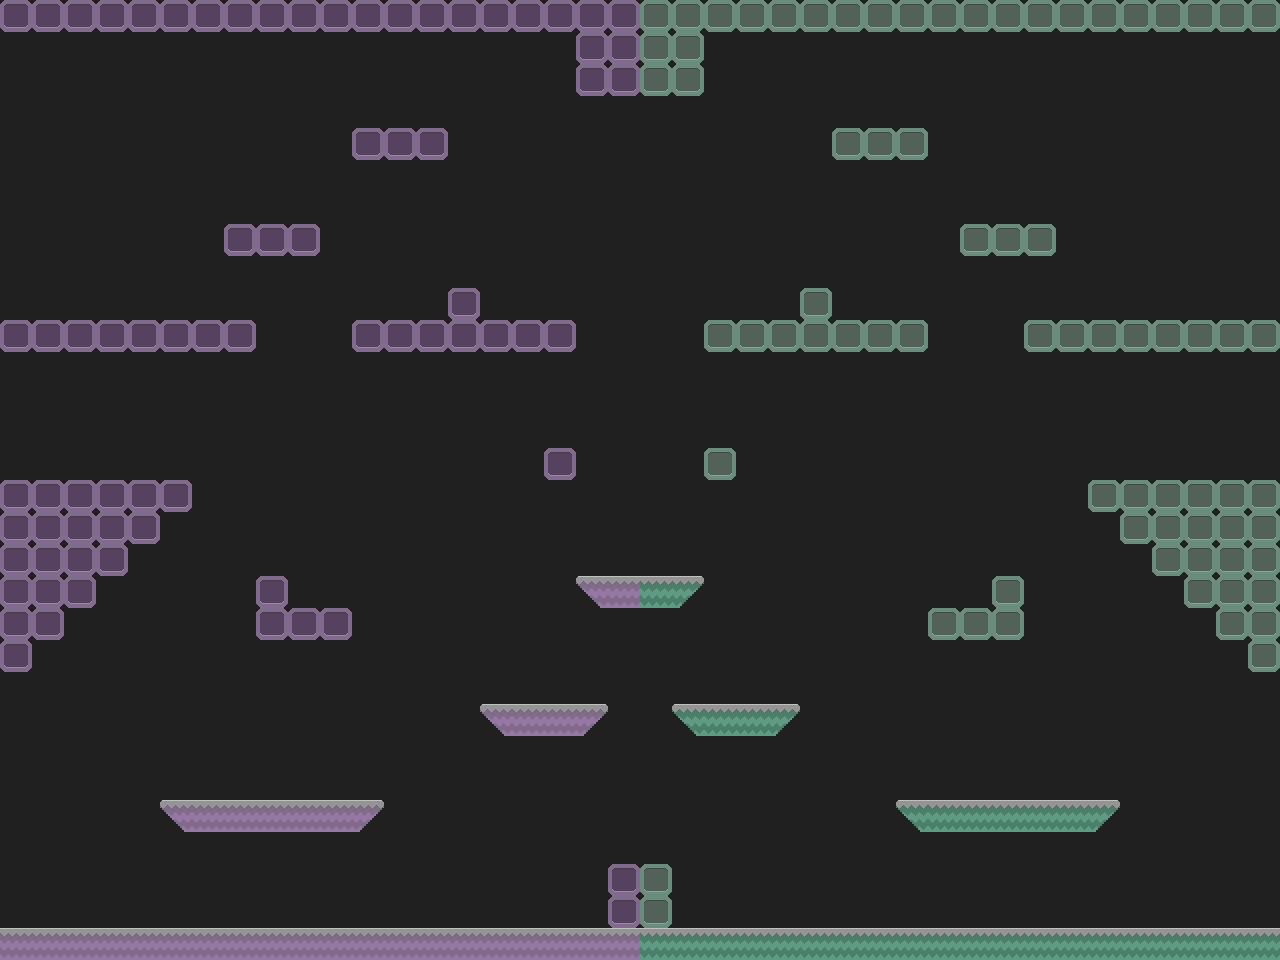

The image is a tile-based game level rendered from a .tmx file. Its description and complete source (layers, tilesets, objects, tile grids) follow:
An orthogonal 40x30 tile map with 32x32 px tiles, 2 tile layers (background, collision) and 1 object (player).

<map version="1.0" orientation="orthogonal" renderorder="right-down" width="40" height="30" tilewidth="32" tileheight="32" nextobjectid="8">
 <tileset firstgid="1" name="lunar_tileset" tilewidth="32" tileheight="32" tilecount="10" columns="10">
  <image source="../images/lunar_tilemap.png" width="320" height="32" />
 </tileset>
 <layer name="background" width="40" height="30">
  <data encoding="csv">
4,4,4,4,4,4,4,4,4,4,4,4,4,4,4,4,4,4,4,4,4,4,4,4,4,4,4,4,4,4,4,4,4,4,4,4,4,4,4,4,
4,4,4,4,4,4,4,4,4,4,4,4,4,4,4,4,4,4,4,4,4,4,4,4,4,4,4,4,4,4,4,4,4,4,4,4,4,4,4,4,
4,4,4,4,4,4,4,4,4,4,4,4,4,4,4,4,4,4,4,4,4,4,4,4,4,4,4,4,4,4,4,4,4,4,4,4,4,4,4,4,
4,4,4,4,4,4,4,4,4,4,4,4,4,4,4,4,4,4,4,4,4,4,4,4,4,4,4,4,4,4,4,4,4,4,4,4,4,4,4,4,
4,4,4,4,4,4,4,4,4,4,4,4,4,4,4,4,4,4,4,4,4,4,4,4,4,4,4,4,4,4,4,4,4,4,4,4,4,4,4,4,
4,4,4,4,4,4,4,4,4,4,4,4,4,4,4,4,4,4,4,4,4,4,4,4,4,4,4,4,4,4,4,4,4,4,4,4,4,4,4,4,
4,4,4,4,4,4,4,4,4,4,4,4,4,4,4,4,4,4,4,4,4,4,4,4,4,4,4,4,4,4,4,4,4,4,4,4,4,4,4,4,
4,4,4,4,4,4,4,4,4,4,4,4,4,4,4,4,4,4,4,4,4,4,4,4,4,4,4,4,4,4,4,4,4,4,4,4,4,4,4,4,
4,4,4,4,4,4,4,4,4,4,4,4,4,4,4,4,4,4,4,4,4,4,4,4,4,4,4,4,4,4,4,4,4,4,4,4,4,4,4,4,
4,4,4,4,4,4,4,4,4,4,4,4,4,4,4,4,4,4,4,4,4,4,4,4,4,4,4,4,4,4,4,4,4,4,4,4,4,4,4,4,
4,4,4,4,4,4,4,4,4,4,4,4,4,4,4,4,4,4,4,4,4,4,4,4,4,4,4,4,4,4,4,4,4,4,4,4,4,4,4,4,
4,4,4,4,4,4,4,4,4,4,4,4,4,4,4,4,4,4,4,4,4,4,4,4,4,4,4,4,4,4,4,4,4,4,4,4,4,4,4,4,
4,4,4,4,4,4,4,4,4,4,4,4,4,4,4,4,4,4,4,4,4,4,4,4,4,4,4,4,4,4,4,4,4,4,4,4,4,4,4,4,
4,4,4,4,4,4,4,4,4,4,4,4,4,4,4,4,4,4,4,4,4,4,4,4,4,4,4,4,4,4,4,4,4,4,4,4,4,4,4,4,
4,4,4,4,4,4,4,4,4,4,4,4,4,4,4,4,4,4,4,4,4,4,4,4,4,4,4,4,4,4,4,4,4,4,4,4,4,4,4,4,
4,4,4,4,4,4,4,4,4,4,4,4,4,4,4,4,4,4,4,4,4,4,4,4,4,4,4,4,4,4,4,4,4,4,4,4,4,4,4,4,
4,4,4,4,4,4,4,4,4,4,4,4,4,4,4,4,4,4,4,4,4,4,4,4,4,4,4,4,4,4,4,4,4,4,4,4,4,4,4,4,
4,4,4,4,4,4,4,4,4,4,4,4,4,4,4,4,4,4,4,4,4,4,4,4,4,4,4,4,4,4,4,4,4,4,4,4,4,4,4,4,
4,4,4,4,4,4,4,4,4,4,4,4,4,4,4,4,4,4,4,4,4,4,4,4,4,4,4,4,4,4,4,4,4,4,4,4,4,4,4,4,
4,4,4,4,4,4,4,4,4,4,4,4,4,4,4,4,4,4,4,4,4,4,4,4,4,4,4,4,4,4,4,4,4,4,4,4,4,4,4,4,
4,4,4,4,4,4,4,4,4,4,4,4,4,4,4,4,4,4,4,4,4,4,4,4,4,4,4,4,4,4,4,4,4,4,4,4,4,4,4,4,
4,4,4,4,4,4,4,4,4,4,4,4,4,4,4,4,4,4,4,4,4,4,4,4,4,4,4,4,4,4,4,4,4,4,4,4,4,4,4,4,
4,4,4,4,4,4,4,4,4,4,4,4,4,4,4,4,4,4,4,4,4,4,4,4,4,4,4,4,4,4,4,4,4,4,4,4,4,4,4,4,
4,4,4,4,4,4,4,4,4,4,4,4,4,4,4,4,4,4,4,4,4,4,4,4,4,4,4,4,4,4,4,4,4,4,4,4,4,4,4,4,
4,4,4,4,4,4,4,4,4,4,4,4,4,4,4,4,4,4,4,4,4,4,4,4,4,4,4,4,4,4,4,4,4,4,4,4,4,4,4,4,
4,4,4,4,4,4,4,4,4,4,4,4,4,4,4,4,4,4,4,4,4,4,4,4,4,4,4,4,4,4,4,4,4,4,4,4,4,4,4,4,
4,4,4,4,4,4,4,4,4,4,4,4,4,4,4,4,4,4,4,4,4,4,4,4,4,4,4,4,4,4,4,4,4,4,4,4,4,4,4,4,
4,4,4,4,4,4,4,4,4,4,4,4,4,4,4,4,4,4,4,4,4,4,4,4,4,4,4,4,4,4,4,4,4,4,4,4,4,4,4,4,
4,4,4,4,4,4,4,4,4,4,4,4,4,4,4,4,4,4,4,4,4,4,4,4,4,4,4,4,4,4,4,4,4,4,4,4,4,4,4,4,
4,4,4,4,4,4,4,4,4,4,4,4,4,4,4,4,4,4,4,4,4,4,4,4,4,4,4,4,4,4,4,4,4,4,4,4,4,4,4,4
</data>
 </layer>
 <layer name="collision" width="40" height="30">
  <properties>
   <property name="collision" value="true" />
  </properties>
  <data encoding="csv">
2,2,2,2,2,2,2,2,2,2,2,2,2,2,2,2,2,2,2,2,1,1,1,1,1,1,1,1,1,1,1,1,1,1,1,1,1,1,1,1,
0,0,0,0,0,0,0,0,0,0,0,0,0,0,0,0,0,0,2,2,1,1,0,0,0,0,0,0,0,0,0,0,0,0,0,0,0,0,0,0,
0,0,0,0,0,0,0,0,0,0,0,0,0,0,0,0,0,0,2,2,1,1,0,0,0,0,0,0,0,0,0,0,0,0,0,0,0,0,0,0,
0,0,0,0,0,0,0,0,0,0,0,0,0,0,0,0,0,0,0,0,0,0,0,0,0,0,0,0,0,0,0,0,0,0,0,0,0,0,0,0,
0,0,0,0,0,0,0,0,0,0,0,2,2,2,0,0,0,0,0,0,0,0,0,0,0,0,1,1,1,0,0,0,0,0,0,0,0,0,0,0,
0,0,0,0,0,0,0,0,0,0,0,0,0,0,0,0,0,0,0,0,0,0,0,0,0,0,0,0,0,0,0,0,0,0,0,0,0,0,0,0,
0,0,0,0,0,0,0,0,0,0,0,0,0,0,0,0,0,0,0,0,0,0,0,0,0,0,0,0,0,0,0,0,0,0,0,0,0,0,0,0,
0,0,0,0,0,0,0,2,2,2,0,0,0,0,0,0,0,0,0,0,0,0,0,0,0,0,0,0,0,0,1,1,1,0,0,0,0,0,0,0,
0,0,0,0,0,0,0,0,0,0,0,0,0,0,0,0,0,0,0,0,0,0,0,0,0,0,0,0,0,0,0,0,0,0,0,0,0,0,0,0,
0,0,0,0,0,0,0,0,0,0,0,0,0,0,2,0,0,0,0,0,0,0,0,0,0,1,0,0,0,0,0,0,0,0,0,0,0,0,0,0,
2,2,2,2,2,2,2,2,0,0,0,2,2,2,2,2,2,2,0,0,0,0,1,1,1,1,1,1,1,0,0,0,1,1,1,1,1,1,1,1,
0,0,0,0,0,0,0,0,0,0,0,0,0,0,0,0,0,0,0,0,0,0,0,0,0,0,0,0,0,0,0,0,0,0,0,0,0,0,0,0,
0,0,0,0,0,0,0,0,0,0,0,0,0,0,0,0,0,0,0,0,0,0,0,0,0,0,0,0,0,0,0,0,0,0,0,0,0,0,0,0,
0,0,0,0,0,0,0,0,0,0,0,0,0,0,0,0,0,0,0,0,0,0,0,0,0,0,0,0,0,0,0,0,0,0,0,0,0,0,0,0,
0,0,0,0,0,0,0,0,0,0,0,0,0,0,0,0,0,2,0,0,0,0,1,0,0,0,0,0,0,0,0,0,0,0,0,0,0,0,0,0,
2,2,2,2,2,2,0,0,0,0,0,0,0,0,0,0,0,0,0,0,0,0,0,0,0,0,0,0,0,0,0,0,0,0,1,1,1,1,1,1,
2,2,2,2,2,0,0,0,0,0,0,0,0,0,0,0,0,0,0,0,0,0,0,0,0,0,0,0,0,0,0,0,0,0,0,1,1,1,1,1,
2,2,2,2,0,0,0,0,0,0,0,0,0,0,0,0,0,0,0,0,0,0,0,0,0,0,0,0,0,0,0,0,0,0,0,0,1,1,1,1,
2,2,2,0,0,0,0,0,2,0,0,0,0,0,0,0,0,0,8,10,5,6,0,0,0,0,0,0,0,0,0,1,0,0,0,0,0,1,1,1,
2,2,0,0,0,0,0,0,2,2,2,0,0,0,0,0,0,0,0,0,0,0,0,0,0,0,0,0,0,1,1,1,0,0,0,0,0,0,1,1,
2,0,0,0,0,0,0,0,0,0,0,0,0,0,0,0,0,0,0,0,0,0,0,0,0,0,0,0,0,0,0,0,0,0,0,0,0,0,0,1,
0,0,0,0,0,0,0,0,0,0,0,0,0,0,0,0,0,0,0,0,0,0,0,0,0,0,0,0,0,0,0,0,0,0,0,0,0,0,0,0,
0,0,0,0,0,0,0,0,0,0,0,0,0,0,0,8,10,10,9,0,0,7,5,5,6,0,0,0,0,0,0,0,0,0,0,0,0,0,0,0,
0,0,0,0,0,0,0,0,0,0,0,0,0,0,0,0,0,0,0,0,0,0,0,0,0,0,0,0,0,0,0,0,0,0,0,0,0,0,0,0,
0,0,0,0,0,0,0,0,0,0,0,0,0,0,0,0,0,0,0,0,0,0,0,0,0,0,0,0,0,0,0,0,0,0,0,0,0,0,0,0,
0,0,0,0,0,8,10,10,10,10,10,9,0,0,0,0,0,0,0,0,0,0,0,0,0,0,0,0,7,5,5,5,5,5,6,0,0,0,0,0,
0,0,0,0,0,0,0,0,0,0,0,0,0,0,0,0,0,0,0,0,0,0,0,0,0,0,0,0,0,0,0,0,0,0,0,0,0,0,0,0,
0,0,0,0,0,0,0,0,0,0,0,0,0,0,0,0,0,0,0,2,1,0,0,0,0,0,0,0,0,0,0,0,0,0,0,0,0,0,0,0,
0,0,0,0,0,0,0,0,0,0,0,0,0,0,0,0,0,0,0,2,1,0,0,0,0,0,0,0,0,0,0,0,0,0,0,0,0,0,0,0,
10,10,10,10,10,10,10,10,10,10,10,10,10,10,10,10,10,10,10,10,5,5,5,5,5,5,5,5,5,5,5,5,5,5,5,5,5,5,5,5
</data>
 </layer>
 <objectgroup name="objects">
  <object id="2" name="player" type="player" x="68" y="806">
   <properties>
    <property name="bouncing" value="20" />
    <property name="group" value="players" />
    <property name="jumping_speed" value="500" />
    <property name="texture" value="player_spritesheet" />
    <property name="walking_speed" value="200" />
   </properties>
  </object>
 </objectgroup>
</map>